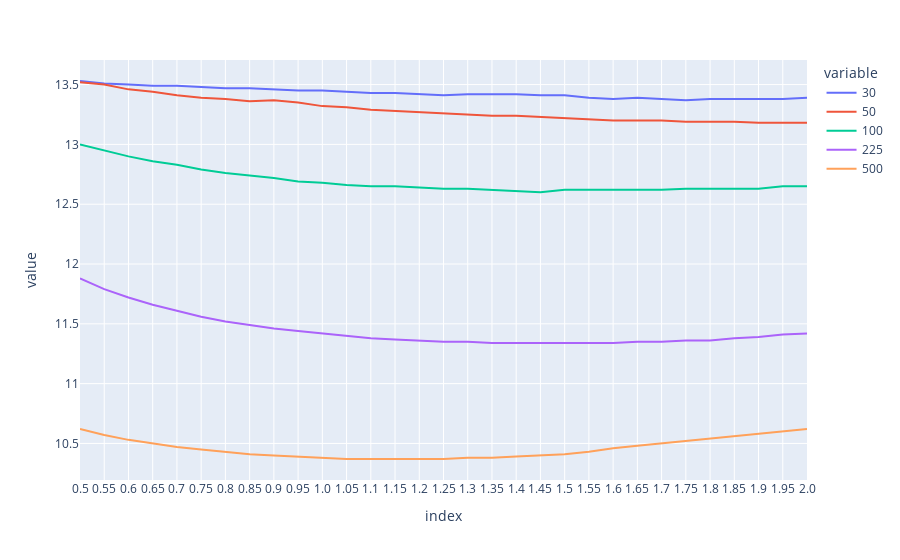

Notebook code for this chart:
### Markdown cell above
#### Get the fixed Shrinkages Results

### Code cell
nonlinear_results_path = r"H:\all\RL_Shrinkage_2024\ONE_YR\NonLinear_Shrinkage\results"
AV_NL = pd.read_csv(f"{nonlinear_results_path}/AV_fixed_intensity.csv", index_col=0)
SD_NL = pd.read_csv(f"{nonlinear_results_path}/SD_fixed_intensity.csv", index_col=0)

linear_results_path = r"H:\all\RL_Shrinkage_2024\ONE_YR\Linear_Shrinkage\results"
AV_Id = pd.read_csv(f"{linear_results_path}/AV_fixed_intensity.csv", index_col=0)
SD_Id = pd.read_csv(f"{linear_results_path}/SD_fixed_intensity.csv", index_col=0)


px.line(SD_NL.T)

### Figure 1 — Plotly figure (JSON) as saved in the notebook; plotly's stock layout.template omitted (floating-point values rounded to 4 significant figures)
{"data": [{"hovertemplate": "variable=30<br>index=%{x}<br>value=%{y}<extra></extra>", "legendgroup": "30", "line": {"color": "#636efa", "dash": "solid"}, "marker": {"symbol": "circle"}, "mode": "lines", "name": "30", "orientation": "v", "showlegend": true, "type": "scatter", "x": ["0.5", "0.55", "0.6", "0.65", "0.7", "0.75", "0.8", "0.85", "0.9", "0.95", "1.0", "1.05", "1.1", "1.15", "1.2", "1.25", "1.3", "1.35", "1.4", "1.45", "1.5", "1.55", "1.6", "1.65", "1.7", "1.75", "1.8", "1.85", "1.9", "1.95", "2.0"], "xaxis": "x", "y": [13.53, 13.51, 13.5, 13.49, 13.49, 13.48, 13.47, 13.47, 13.46, 13.45, 13.45, 13.44, 13.43, 13.43, 13.42, 13.41, 13.42, 13.42, 13.42, 13.41, 13.41, 13.39, 13.38, 13.39, 13.38, 13.37, 13.38, 13.38, 13.38, 13.38, 13.39], "yaxis": "y"}, {"hovertemplate": "variable=50<br>index=%{x}<br>value=%{y}<extra></extra>", "legendgroup": "50", "line": {"color": "#EF553B", "dash": "solid"}, "marker": {"symbol": "circle"}, "mode": "lines", "name": "50", "orientation": "v", "showlegend": true, "type": "scatter", "x": ["0.5", "0.55", "0.6", "0.65", "0.7", "0.75", "0.8", "0.85", "0.9", "0.95", "1.0", "1.05", "1.1", "1.15", "1.2", "1.25", "1.3", "1.35", "1.4", "1.45", "1.5", "1.55", "1.6", "1.65", "1.7", "1.75", "1.8", "1.85", "1.9", "1.95", "2.0"], "xaxis": "x", "y": [13.52, 13.5, 13.46, 13.44, 13.41, 13.39, 13.38, 13.36, 13.37, 13.35, 13.32, 13.31, 13.29, 13.28, 13.27, 13.26, 13.25, 13.24, 13.24, 13.23, 13.22, 13.21, 13.2, 13.2, 13.2, 13.19, 13.19, 13.19, 13.18, 13.18, 13.18], "yaxis": "y"}, {"hovertemplate": "variable=100<br>index=%{x}<br>value=%{y}<extra></extra>", "legendgroup": "100", "line": {"color": "#00cc96", "dash": "solid"}, "marker": {"symbol": "circle"}, "mode": "lines", "name": "100", "orientation": "v", "showlegend": true, "type": "scatter", "x": ["0.5", "0.55", "0.6", "0.65", "0.7", "0.75", "0.8", "0.85", "0.9", "0.95", "1.0", "1.05", "1.1", "1.15", "1.2", "1.25", "1.3", "1.35", "1.4", "1.45", "1.5", "1.55", "1.6", "1.65", "1.7", "1.75", "1.8", "1.85", "1.9", "1.95", "2.0"], "xaxis": "x", "y": [13, 12.95, 12.9, 12.86, 12.83, 12.79, 12.76, 12.74, 12.72, 12.69, 12.68, 12.66, 12.65, 12.65, 12.64, 12.63, 12.63, 12.62, 12.61, 12.6, 12.62, 12.62, 12.62, 12.62, 12.62, 12.63, 12.63, 12.63, 12.63, 12.65, 12.65], "yaxis": "y"}, {"hovertemplate": "variable=225<br>index=%{x}<br>value=%{y}<extra></extra>", "legendgroup": "225", "line": {"color": "#ab63fa", "dash": "solid"}, "marker": {"symbol": "circle"}, "mode": "lines", "name": "225", "orientation": "v", "showlegend": true, "type": "scatter", "x": ["0.5", "0.55", "0.6", "0.65", "0.7", "0.75", "0.8", "0.85", "0.9", "0.95", "1.0", "1.05", "1.1", "1.15", "1.2", "1.25", "1.3", "1.35", "1.4", "1.45", "1.5", "1.55", "1.6", "1.65", "1.7", "1.75", "1.8", "1.85", "1.9", "1.95", "2.0"], "xaxis": "x", "y": [11.88, 11.79, 11.72, 11.66, 11.61, 11.56, 11.52, 11.49, 11.46, 11.44, 11.42, 11.4, 11.38, 11.37, 11.36, 11.35, 11.35, 11.34, 11.34, 11.34, 11.34, 11.34, 11.34, 11.35, 11.35, 11.36, 11.36, 11.38, 11.39, 11.41, 11.42], "yaxis": "y"}, {"hovertemplate": "variable=500<br>index=%{x}<br>value=%{y}<extra></extra>", "legendgroup": "500", "line": {"color": "#FFA15A", "dash": "solid"}, "marker": {"symbol": "circle"}, "mode": "lines", "name": "500", "orientation": "v", "showlegend": true, "type": "scatter", "x": ["0.5", "0.55", "0.6", "0.65", "0.7", "0.75", "0.8", "0.85", "0.9", "0.95", "1.0", "1.05", "1.1", "1.15", "1.2", "1.25", "1.3", "1.35", "1.4", "1.45", "1.5", "1.55", "1.6", "1.65", "1.7", "1.75", "1.8", "1.85", "1.9", "1.95", "2.0"], "xaxis": "x", "y": [10.62, 10.57, 10.53, 10.5, 10.47, 10.45, 10.43, 10.41, 10.4, 10.39, 10.38, 10.37, 10.37, 10.37, 10.37, 10.37, 10.38, 10.38, 10.39, 10.4, 10.41, 10.43, 10.46, 10.48, 10.5, 10.52, 10.54, 10.56, 10.58, 10.6, 10.62], "yaxis": "y"}], "layout": {"legend": {"title": {"text": "variable"}, "tracegroupgap": 0}, "margin": {"t": 60}, "xaxis": {"anchor": "y", "domain": [0, 1], "title": {"text": "index"}}, "yaxis": {"anchor": "x", "domain": [0, 1], "title": {"text": "value"}}}}
